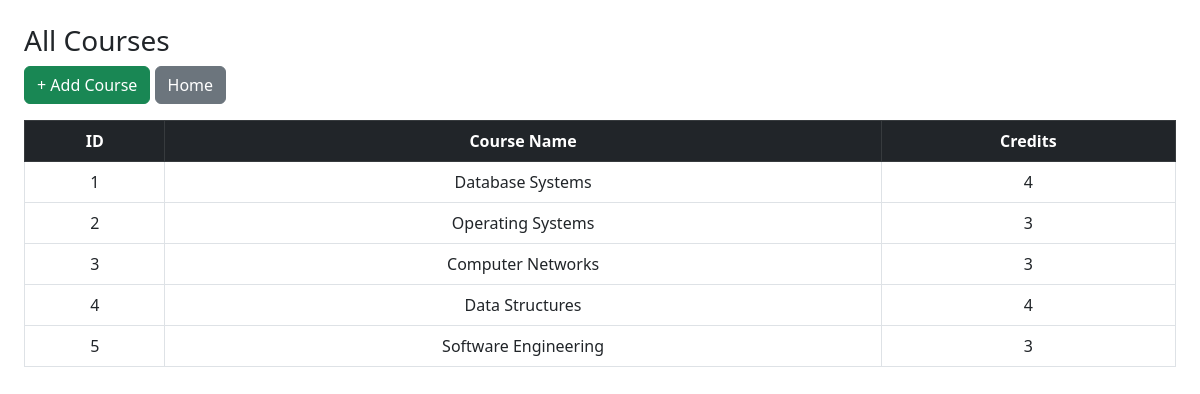
Screenshot of /courses with the database file from the repository.
### tables this page shows
CREATE TABLE courses (
    id INTEGER PRIMARY KEY AUTOINCREMENT,
    course_name TEXT NOT NULL,
    credits INTEGER NOT NULL
);

### app.py (the view)
@app.route('/courses')
def courses():
    conn = get_db_connection()
    data = conn.execute('SELECT * FROM courses').fetchall()
    conn.close()
    return render_template('courses.html', courses=data)

### app.py (called while the page is built)
def get_db_connection():
    conn = sqlite3.connect('school.db')
    conn.row_factory = sqlite3.Row
    return conn

### templates/courses.html (shortened to what this page needs)
<!DOCTYPE html>
<html>
<head>
  <link href="https://cdn.jsdelivr.net/npm/bootstrap@5.3.0/dist/css/bootstrap.min.css" rel="stylesheet">
</head>
<body class="p-4">
  <h3>All Courses</h3>
  <a href="/courses/add" class="btn btn-success mb-3">+ Add Course</a>
  <a href="/" class="btn btn-secondary mb-3">Home</a>
  <table class="table table-bordered text-center">
    <thead class="table-dark">
      <tr><th>ID</th><th>Course Name</th><th>Credits</th></tr>
    </thead>
    <tbody>
      {% for c in courses %}
      <tr><td>{{ c.id }}</td><td>{{ c.course_name }}</td><td>{{ c.credits }}</td></tr>
      {% endfor %}
    </tbody>
  </table>
</body>
</html>

### rows the page displays
courses: id "1", course_name "Database Systems", credits "4"
courses: id "2", course_name "Operating Systems", credits "3"
courses: id "3", course_name "Computer Networks", credits "3"
courses: id "4", course_name "Data Structures", credits "4"
courses: id "5", course_name "Software Engineering", credits "3"
